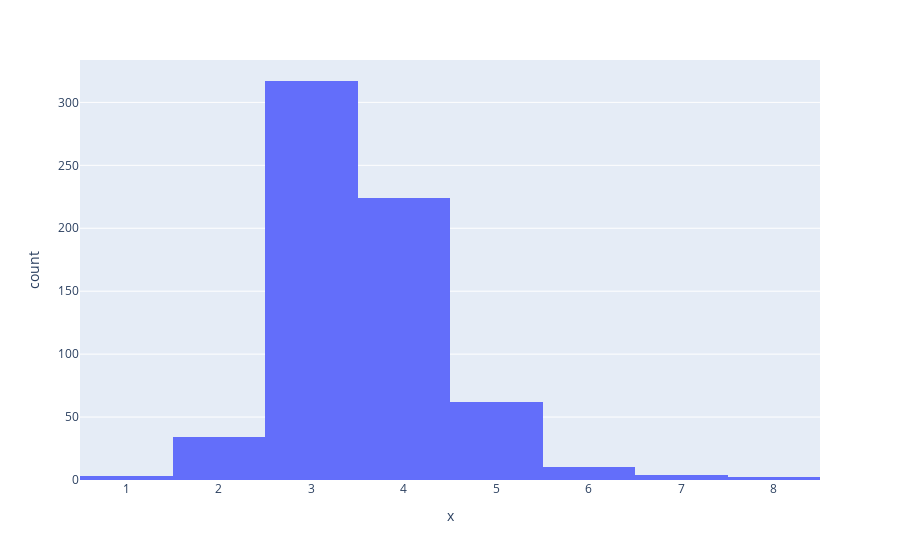

Notebook code cell kept with this figure:
### Code cell
#price = df["bedrooms"].values
# Histograms
bedrooms = px.histogram(
    x=df["bedrooms"],
)

bedrooms.show()

### Figure 1 — Plotly figure (JSON) as saved in the notebook; plotly's stock layout.template omitted (floating-point values rounded to 4 significant figures; data arrays with more than 128 entries replaced by an {"elided": "..."} marker saying what was removed)
{"data": [{"alignmentgroup": "True", "bingroup": "x", "hovertemplate": "x=%{x}<br>count=%{y}<extra></extra>", "legendgroup": "", "marker": {"color": "#636efa", "pattern": {"shape": ""}}, "name": "", "offsetgroup": "", "orientation": "v", "showlegend": false, "type": "histogram", "x": {"elided": "658 int values"}, "xaxis": "x", "yaxis": "y"}], "layout": {"barmode": "relative", "legend": {"tracegroupgap": 0}, "margin": {"t": 60}, "xaxis": {"anchor": "y", "domain": [0, 1], "title": {"text": "x"}}, "yaxis": {"anchor": "x", "domain": [0, 1], "title": {"text": "count"}}}}
